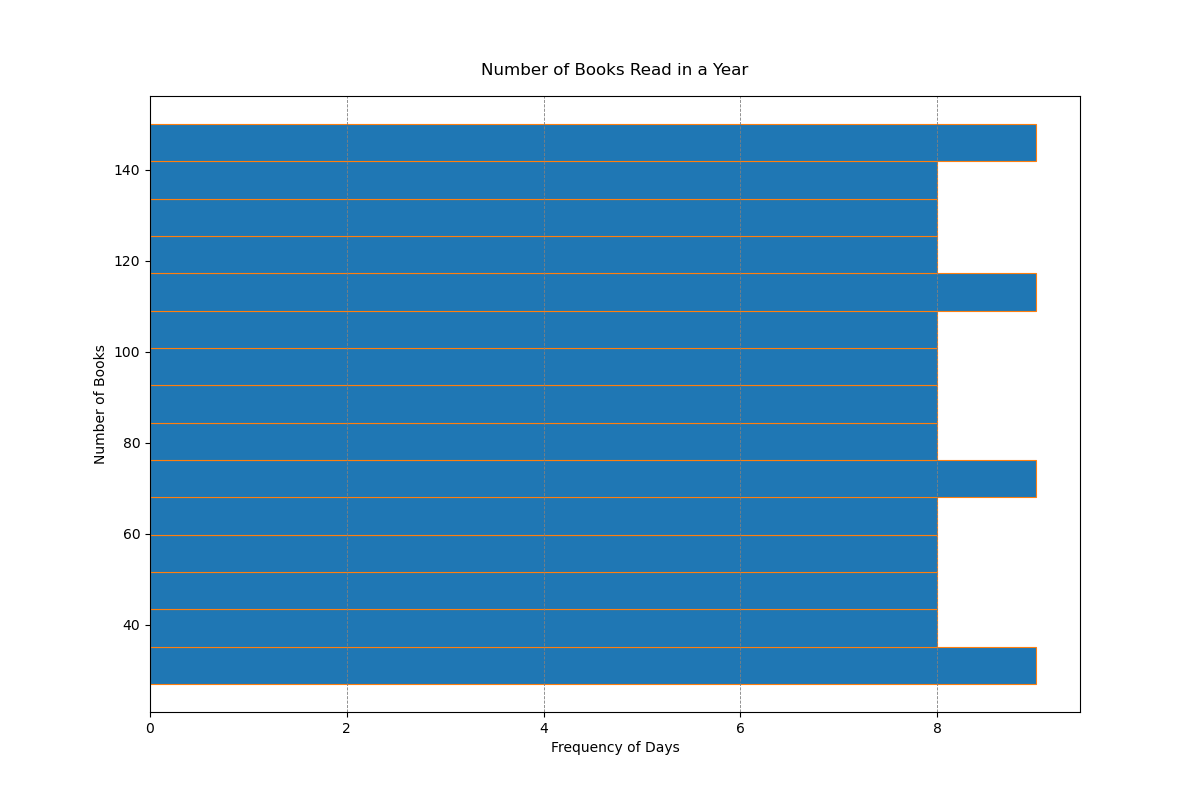

Reproduce this figure in Python.

import matplotlib.pyplot as plt

books_read = [
    35, 28, 32, 45, 38, 40, 42, 37, 29, 33, 41, 34, 36, 39, 50, 30, 27, 31, 43, 44, 
    46, 48, 47, 49, 52, 51, 53, 55, 54, 56, 57, 59, 58, 60, 61, 62, 64, 63, 66, 65, 
    67, 68, 70, 69, 72, 71, 73, 75, 74, 76, 77, 78, 80, 79, 82, 81, 83, 85, 84, 86, 
    88, 87, 89, 91, 90, 92, 93, 95, 94, 96, 98, 97, 99, 100, 101, 103, 102, 104, 106, 
    105, 108, 107, 109, 110, 111, 112, 114, 113, 115, 116, 118, 117, 119, 120, 122, 
    121, 123, 125, 124, 126, 127, 129, 128, 130, 132, 131, 133, 135, 134, 136, 138, 
    137, 139, 140, 142, 141, 143, 145, 144, 146, 148, 147, 149, 150
]

plt.figure(figsize=(12, 8))

plt.hist(books_read, bins=15, orientation='horizontal', color='#1f77b4', edgecolor='#ff7f0e', linewidth=0.8)

plt.title('Number of Books Read in a Year', pad=15)
plt.ylabel('Number of Books')
plt.xlabel('Frequency of Days')

plt.grid(axis='x', color='grey', linestyle='--', linewidth=0.6)

plt.show()
